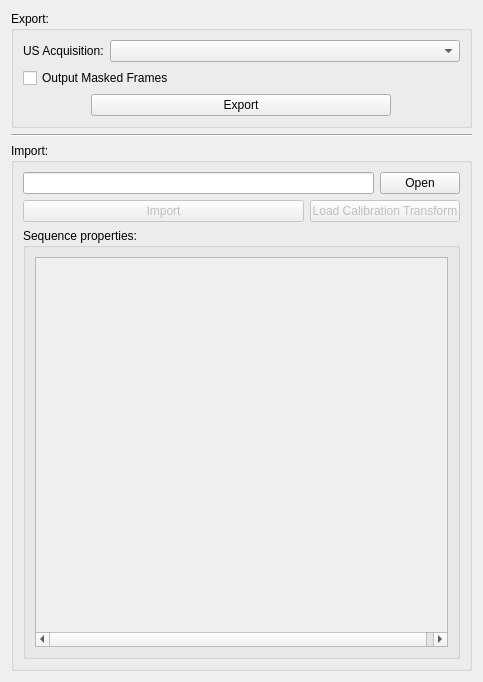
<?xml version="1.0" encoding="UTF-8"?>
<ui version="4.0">
 <class>SequenceIOWidget</class>
 <widget class="QWidget" name="SequenceIOWidget">
  <property name="geometry">
   <rect>
    <x>0</x>
    <y>0</y>
    <width>483</width>
    <height>682</height>
   </rect>
  </property>
  <property name="maximumSize">
   <size>
    <width>16777215</width>
    <height>16777215</height>
   </size>
  </property>
  <property name="windowTitle">
   <string>Form</string>
  </property>
  <layout class="QVBoxLayout" name="verticalLayout">
   <item>
    <widget class="QGroupBox" name="groupBox">
     <property name="maximumSize">
      <size>
       <width>16777215</width>
       <height>150</height>
      </size>
     </property>
     <property name="title">
      <string>Export:</string>
     </property>
     <layout class="QVBoxLayout" name="verticalLayout_2">
      <item>
       <layout class="QFormLayout" name="formLayout">
        <item row="1" column="0">
         <widget class="QLabel" name="label">
          <property name="text">
           <string>US Acquisition:</string>
          </property>
         </widget>
        </item>
        <item row="1" column="1">
         <widget class="QComboBox" name="usAcquisitionComboBox"/>
        </item>
       </layout>
      </item>
      <item>
       <widget class="QCheckBox" name="useMaskCheckBox">
        <property name="text">
         <string>Output Masked Frames</string>
        </property>
       </widget>
      </item>
      <item>
       <layout class="QHBoxLayout" name="horizontalLayout">
        <item>
         <widget class="QPushButton" name="exportButton">
          <property name="maximumSize">
           <size>
            <width>300</width>
            <height>16777215</height>
           </size>
          </property>
          <property name="text">
           <string>Export</string>
          </property>
         </widget>
        </item>
       </layout>
      </item>
     </layout>
    </widget>
   </item>
   <item>
    <widget class="Line" name="line">
     <property name="orientation">
      <enum>Qt::Horizontal</enum>
     </property>
    </widget>
   </item>
   <item>
    <widget class="QGroupBox" name="groupBox_2">
     <property name="title">
      <string>Import:</string>
     </property>
     <layout class="QVBoxLayout" name="verticalLayout_3">
      <item>
       <layout class="QHBoxLayout" name="horizontalLayout_2">
        <item>
         <widget class="QLineEdit" name="openSequenceEdit">
          <property name="readOnly">
           <bool>true</bool>
          </property>
         </widget>
        </item>
        <item>
         <widget class="QPushButton" name="openSequenceButton">
          <property name="text">
           <string>Open</string>
          </property>
         </widget>
        </item>
       </layout>
      </item>
      <item>
       <layout class="QHBoxLayout" name="horizontalLayout_3">
        <item>
         <widget class="QPushButton" name="importButton">
          <property name="enabled">
           <bool>false</bool>
          </property>
          <property name="maximumSize">
           <size>
            <width>300</width>
            <height>16777215</height>
           </size>
          </property>
          <property name="text">
           <string>Import</string>
          </property>
         </widget>
        </item>
        <item>
         <widget class="QPushButton" name="loadCalibrationTransformButton">
          <property name="enabled">
           <bool>false</bool>
          </property>
          <property name="maximumSize">
           <size>
            <width>150</width>
            <height>16777215</height>
           </size>
          </property>
          <property name="text">
           <string>Load Calibration Transform</string>
          </property>
         </widget>
        </item>
       </layout>
      </item>
      <item>
       <widget class="QGroupBox" name="importTransformsGroupBox">
        <property name="title">
         <string>Sequence properties:</string>
        </property>
        <layout class="QHBoxLayout" name="horizontalLayout_4">
         <item>
          <widget class="QScrollArea" name="scrollArea">
           <property name="minimumSize">
            <size>
             <width>0</width>
             <height>200</height>
            </size>
           </property>
           <property name="widgetResizable">
            <bool>true</bool>
           </property>
           <widget class="QWidget" name="scrollAreaWidgetContents_2">
            <property name="geometry">
             <rect>
              <x>0</x>
              <y>0</y>
              <width>423</width>
              <height>369</height>
             </rect>
            </property>
            <layout class="QVBoxLayout" name="verticalLayout_4">
             <item>
              <layout class="QVBoxLayout" name="inportPropertiesLayout">
               <item>
                <widget class="QLabel" name="acquisitionInfoLabel">
                 <property name="minimumSize">
                  <size>
                   <width>400</width>
                   <height>0</height>
                  </size>
                 </property>
                 <property name="text">
                  <string/>
                 </property>
                 <property name="alignment">
                  <set>Qt::AlignLeading|Qt::AlignLeft|Qt::AlignTop</set>
                 </property>
                </widget>
               </item>
              </layout>
             </item>
            </layout>
           </widget>
          </widget>
         </item>
        </layout>
       </widget>
      </item>
     </layout>
    </widget>
   </item>
  </layout>
 </widget>
 <resources/>
 <connections/>
</ui>
